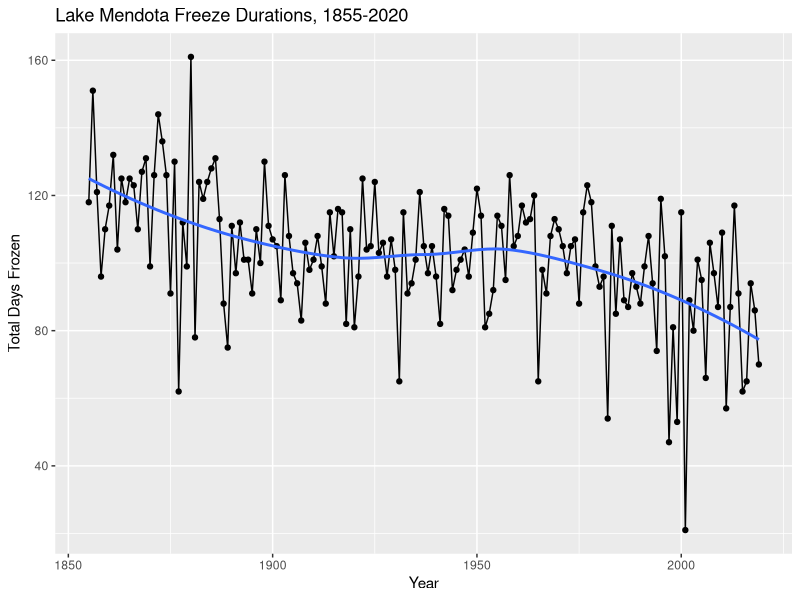
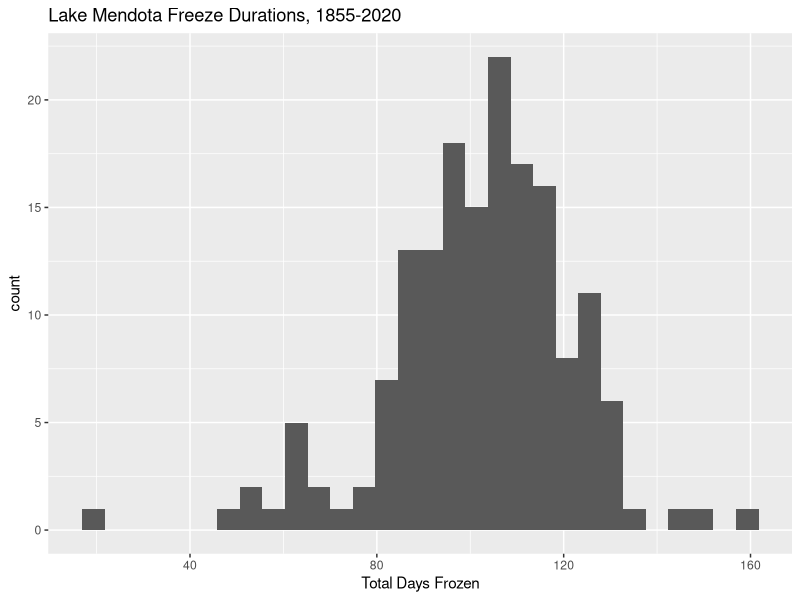
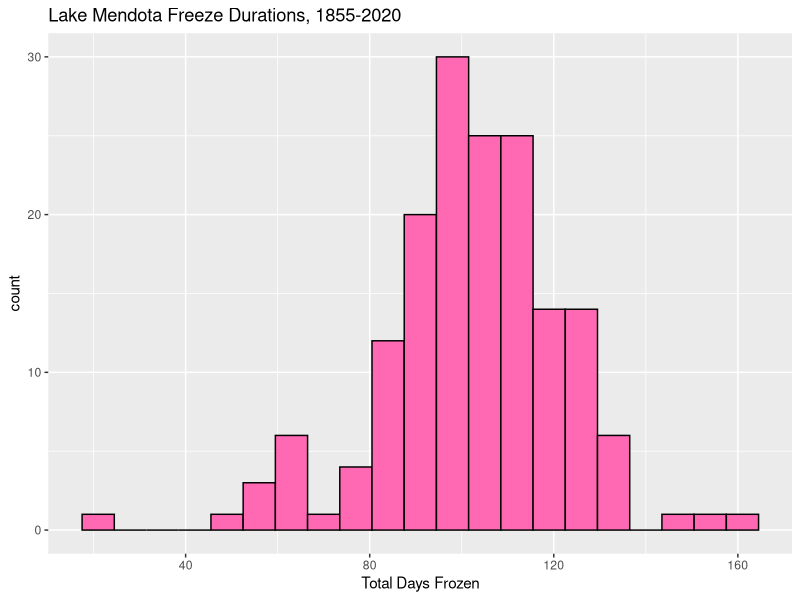
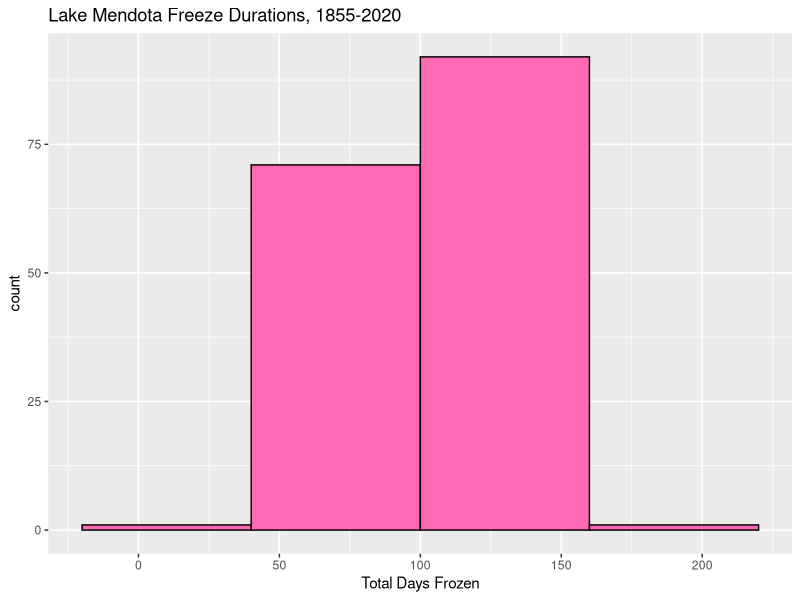
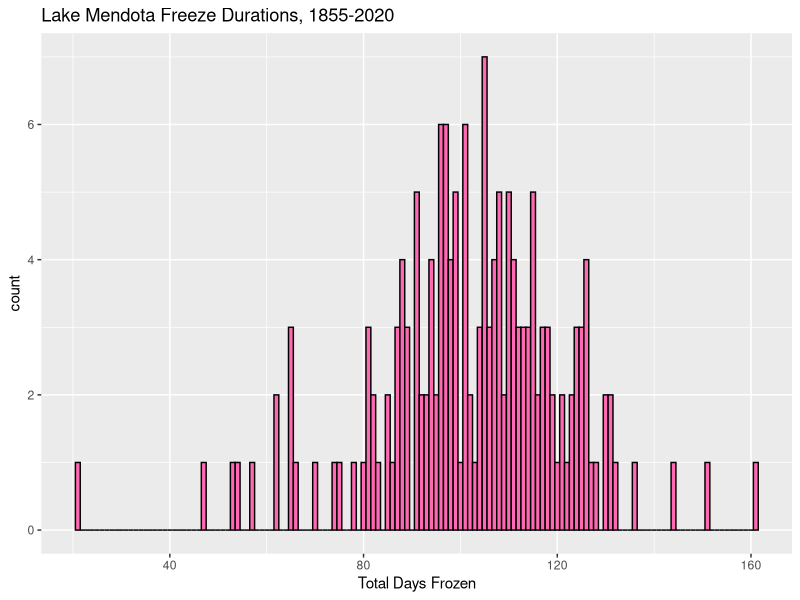
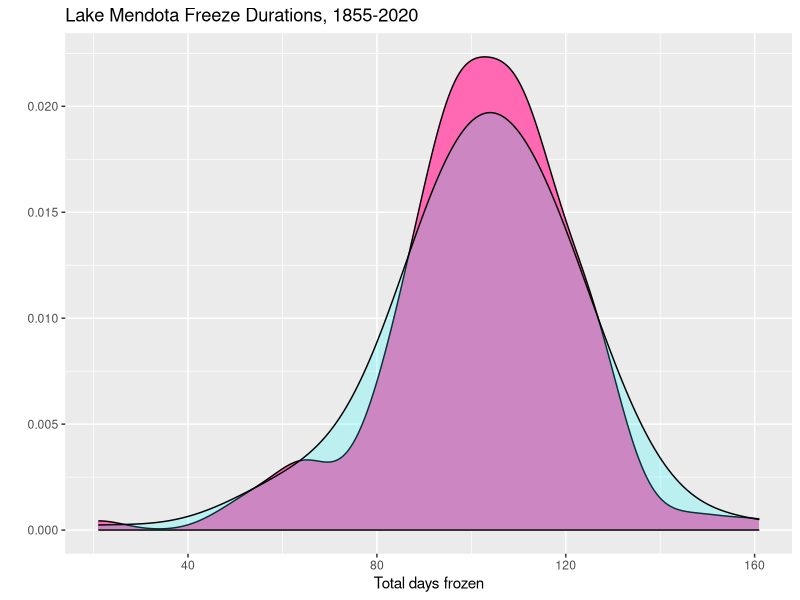
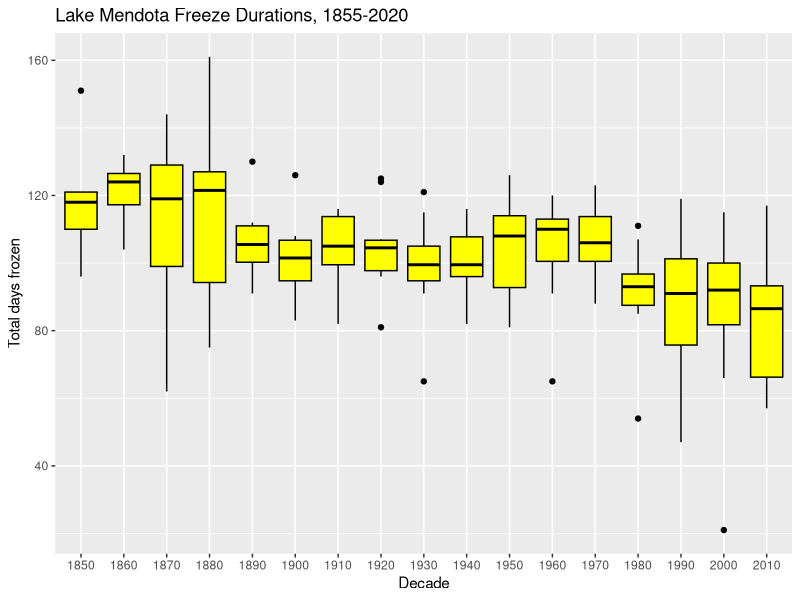

These figures' R source, in order:
## ---- chunk 1
knitr::opts_chunk$set(echo = TRUE, message=FALSE, warning=FALSE)
library(tidyverse)
library(lubridate)
## ---- chunk 2
mendota <- read_csv("lake-mendota-clean-2020.csv") 
## ---- chunk 3
spec(mendota)
str(mendota)
## ---- chunk 4
## first argument to ggplot is a data frame
## the second argument is a mapping of the aesthetics
ggplot(data = mendota, mapping = aes(x=year1,y=days)) +
  ## add points to the plot with the x and y aesthetics
  geom_point() +
  ## draw lines between consecutive points
  geom_line() +
  ## add a smooth trend line
  geom_smooth(se=FALSE) +
  ## change the label on the x axis
  xlab("Year") +
  ## change the label on the y axis
  ylab("Total Days Frozen") +
  ## add a title
  ggtitle("Lake Mendota Freeze Durations, 1855-2020")
## ---- chunk 5
ggplot(mendota, aes(x=days)) + #we don't need data = and mapping =
  geom_histogram() + # default count (ylab)
  xlab("Total Days Frozen") +
  ggtitle("Lake Mendota Freeze Durations, 1855-2020")
## ---- chunk 6
ggplot(mendota, aes(x=days)) +
  geom_histogram(center=70,binwidth=7,fill='hotpink',color='black') +
  xlab("Total Days Frozen") +
  ggtitle("Lake Mendota Freeze Durations, 1855-2020")
## ---- chunk 7
ggplot(mendota, aes(x=days)) +
  geom_histogram(center=70,binwidth=60,fill='hotpink',color='black') +
  xlab("Total Days Frozen") +
  ggtitle("Lake Mendota Freeze Durations, 1855-2020")
## ---- chunk 8
ggplot(mendota, aes(x=days)) +
  geom_histogram(center=70,binwidth=1,fill='hotpink',color='black') +
  xlab("Total Days Frozen") +
  ggtitle("Lake Mendota Freeze Durations, 1855-2020")
## ---- chunk 9
ggplot(mendota) +
  geom_density(aes(x=days),
               fill="hotpink",
               color="black") +
  stat_density(aes(x=days),adjust = 2, color="black", fill="cyan",alpha=.2) +
  xlab("Total days frozen") +
  ylab("") +
  ggtitle("Lake Mendota Freeze Durations, 1855-2020")
## ---- chunk 10
ggplot(mendota) +
  geom_boxplot(aes(x=as.character(decade),y=days),
               fill="yellow",
               color="black") +
  ylab("Total days frozen") +
  xlab("Decade") +
  ggtitle("Lake Mendota Freeze Durations, 1855-2020")
